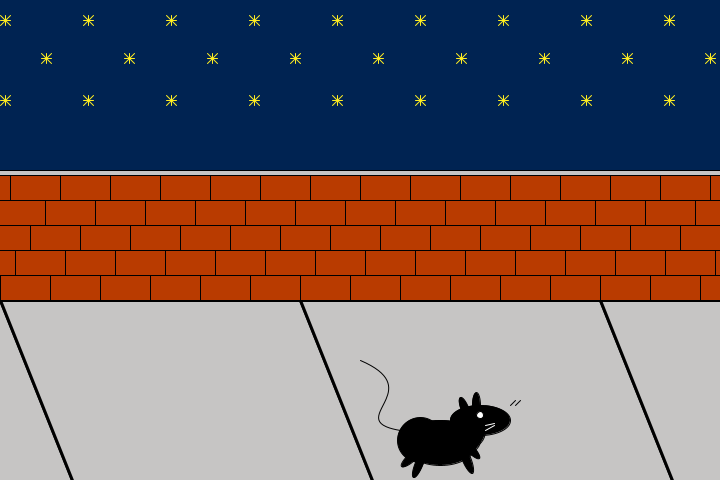
Frame 1 (no input)
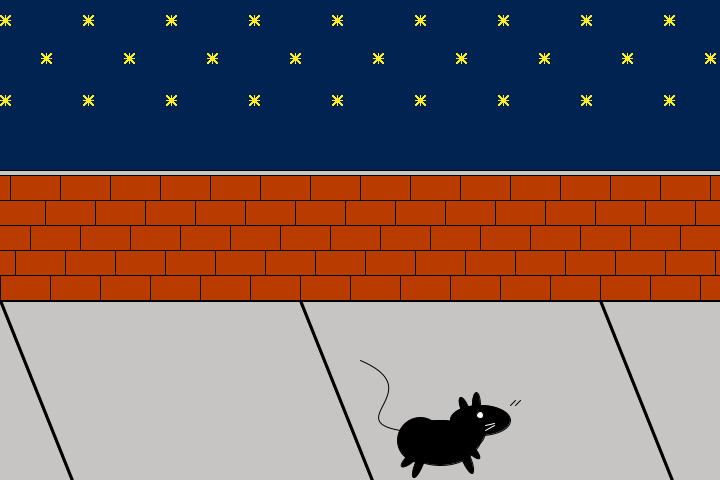
Frame 60 (the mouse pressed at the canvas centre just before this capture)
Frame 120 (the mouse held since frame 60 and released just before this capture): identical to frame 60, image omitted

The Processing sketch that drew these frames (run headless with seeded random() and noise(); from frame 60 on, the mouse is pressed at the canvas centre):

// Processing sketch: processing_98806
// ── processing_98806.pde

void setup(){
  size(720,480);
  background(0,35,82);
}

void draw(){
  persona();
  raton();
  for(int i=0; i<10; i++){
    pushMatrix();
      translate(i*83,15);
      estrellas();
    popMatrix();
  }
  for(int i=-1; i<10; i++){
    pushMatrix();
      translate(i*83+41,53);
      estrellas();
    popMatrix();
  }
  for(int i=-1; i<10; i++){
    pushMatrix();
      translate(i*83,95);
      estrellas();
    popMatrix();
  }
}

void persona(){
  //translate(100,100);
  //bezier(30,90,60,20,90,30,80,80);
  //ellipse(0,0,40,40);
  for(int i = -1; i<3;i++){
    pushMatrix();
    fill(198,197,196);
    translate(i*300,300);
    scale(3);
    beginShape();
    vertex(0, 0);
    vertex(100, 0);
    vertex(140, 100);
    vertex(40, 100);
    endShape(CLOSE);
    popMatrix();
  }
  rect(-2,170,723,10);
  for(int j = 0; j<5;j++){
    pushMatrix();
    translate(j*15,275-j*25);
    for(int i = -1; i<20;i++){
      pushMatrix();
      fill(185,59,0);
      translate(i*50,0);
      rect(-50, 0, 50,25);
      popMatrix();
    }
    popMatrix();
  }
  
}

void raton(){
  
  pushMatrix();
  translate(340,340);
  noFill();
  bezier(20, 20, 90, 50, 0, 80, 60, 90);
  fill(0);
  //noFill();
  translate(100,100);
  pushMatrix();
  //scale(2);
  //curve(-45, 10, -35, 24, -30, 15, -70, 20);
  ellipse(-20,0,45,45);
  ellipse(0,0,80,40);
  ellipse(0,5,70,40);
  ellipse(40,-20,60,30);
  ellipse(30,-10,30,35); //cuello
  ellipse(36,-35,8,25);
  pushMatrix();
  translate(5,15);
  pushMatrix();
  rotate(-PI/8);
  ellipse(36,-35,8,25);
  popMatrix();
  
  popMatrix();
  
  pushMatrix();
  rotate(PI/8);
  ellipse(-10,30,8,30);
  popMatrix();
  
  pushMatrix();
  rotate(PI/4);
  ellipse(-8,31,8,30);
  popMatrix();
  
  pushMatrix();
  rotate(-PI/8);
  ellipse(17,28,8,30);
  popMatrix();
  
  pushMatrix();
  rotate(-PI/4);
  ellipse(15,26,8,30);
  popMatrix();
  
  fill(255);
  ellipse(40,-25,7,7);
  //fill(0);
  
  stroke(255);
  line(45,-10, 54,-15);
  line(45,-15, 54,-17);
  stroke(0);
  line(75,-40, 70,-35);
  line(80,-40, 75,-35);
  
  popMatrix();
  popMatrix();
}

void estrellas(){
  stroke(255,237,33);
   pushMatrix();
     line(0,0,10,10);
     line(5,0,5,10);
     line(0,5,10,5);
     line(10,0,0,10);
   popMatrix();
   stroke(0);
}
